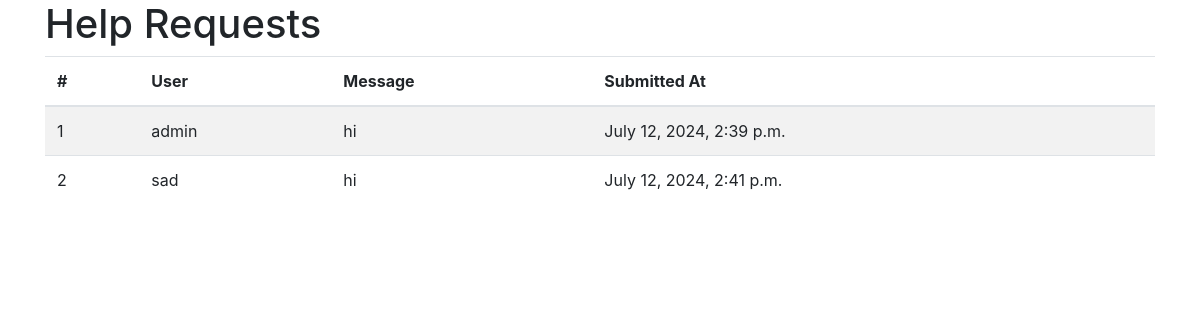
Screenshot of /requests/ with the database file from the repository.
### app/models.py (models this page shows)
class HelpRequest(models.Model):
    user = models.ForeignKey(User, on_delete=models.CASCADE)
    message = models.TextField()
    submitted_at = models.DateTimeField(auto_now_add=True)

### app/views.py (the view)
# urls.py: path('requests/', views.requests_view, name='requests'),
def requests_view(request):
    help_requests = HelpRequest.objects.all()  # Retrieve all help requests
    return render(request, 'requests.html', {'help_requests': help_requests})

### app/templates/requests.html (shortened to what this page needs)
<!DOCTYPE html>
<html lang="en">
<head>
    <link rel="stylesheet" href="https://stackpath.bootstrapcdn.com/bootstrap/4.5.2/css/bootstrap.min.css">
</head>
<body>
    <div class="container">
        <h1>Help Requests</h1>
        <div class="table-responsive">
            <table class="table table-striped">
                <thead>
                    <tr>
                        <th>#</th>
                        <th>User</th>
                        <th>Message</th>
                        <th>Submitted At</th>
                    </tr>
                </thead>
                <tbody>
                    {% for request in help_requests %}
                    <tr>
                        <td>{{ forloop.counter }}</td>
                        <td>{{ request.user }}</td>
                        <td>{{ request.message }}</td>
                        <td>{{ request.submitted_at }}</td>
                    </tr>
                    {% empty %}
                    <tr>
                        <td colspan="4">No help requests found.</td>
                    </tr>
                    {% endfor %}
                </tbody>
            </table>
        </div>
    </div>
</body>
</html>

### rows the page displays
HelpRequest: user "admin", message "hi", submitted_at "July 12, 2024, 2:39 p.m."
HelpRequest: user "sad", message "hi", submitted_at "July 12, 2024, 2:41 p.m."
